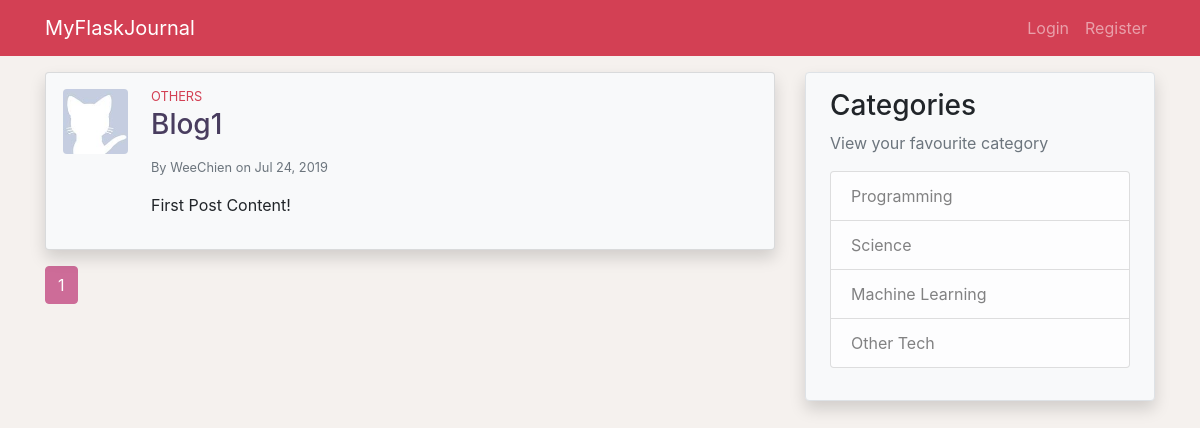
Page /home on the earlier database version.
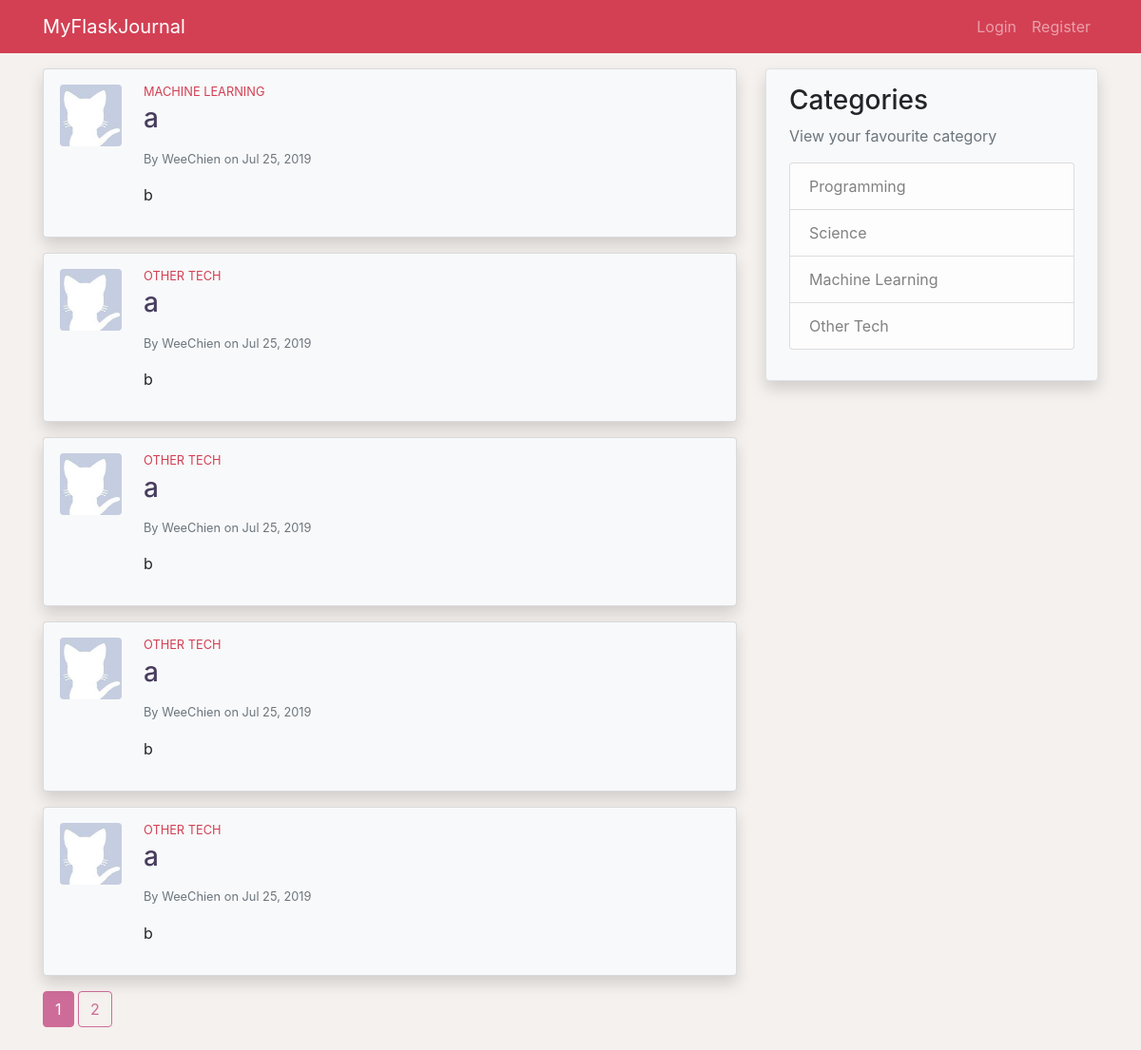
Same page on the later database version.
### application/models.py (models this page shows, shortened)
class Post(db.Model):
    id = db.Column(db.Integer, primary_key=True)
    title = db.Column(db.String(100), nullable=False)
    date_posted = db.Column(db.DateTime, nullable=False,
                            default=datetime.utcnow)
    content = db.Column(db.Text, nullable=False)
    category = db.Column(db.String(100), nullable=False)
    user_id = db.Column(db.Integer, db.ForeignKey('user.id'), nullable=False)

class User(db.Model, UserMixin):
    id = db.Column(db.Integer, primary_key=True)
    username = db.Column(db.String(20), unique=True, nullable=False)
    email = db.Column(db.String(120), unique=True, nullable=False)
    image_file = db.Column(db.String(20), nullable=False,
                           default='default.jpg')
    password = db.Column(db.String(60), nullable=False)
    posts = db.relationship('Post', backref='author', lazy=True)

### application/main/routes.py (the view)
@main.route('/')
@main.route('/home')
def index():
    page = request.args.get('page', 1, type=int)
    posts = Post.query.order_by(
        Post.date_posted.desc()).paginate(page=page, per_page=5)
    return render_template('index.html', title='Home', posts=posts)

### application/templates/index.html (shortened to what this page needs)
{% extends 'layout.html' %}
{% block content %}
    {% for post in posts.items %}
        <div class="card mb-3 p-3 shadow bg-light">
            <div class="row">
                <div class="ml-3 mb-3 pr-2">
                    <img src="{{ url_for('static', filename='profile_pics/' + post.author.image_file) }}" class="post-img rounded mx-md-auto d-block">
                </div>
                <div class="col">
                    <h6 class="post-category mb-1 small">
                    </h6>
                    <h3 class="post-title mb-3">
                        <a class="clean-a" href="{{ url_for('posts.post', post_id=post.id) }}">{{ post.title }}</a>
                    </h3>
                    <div class="text-muted small mb-3">
                        By <a class="clean-a" href="{{ url_for('users.user_posts', username=post.author.username) }}">{{ post.author.username }}</a>
                        on {{ post.date_posted.strftime('%b %d, %Y')}}
                    </div>
                    <p class="post-content">{{ post.content }}</p>
                </div>
            </div>
        </div>
    {% endfor %}
    {% for page_num in posts.iter_pages(left_edge=1, right_edge=1, left_current=1, right_current=2) %}
        {% if page_num %}
            {% if page_num == posts.page %}
                <a href="{{ url_for('main.index', page=page_num) }}" class="btn btn-info mb-4">{{ page_num }}</a>
            {% else %}
                <a href="{{ url_for('main.index', page=page_num) }}" class="btn btn-outline-info mb-4">{{ page_num }}</a>
            {% endif %}
        {% else %}
            ...
        {% endif %}
    {% endfor %}
{% endblock %}

### application/templates/layout.html (shortened to what this page needs)
<!DOCTYPE html>
<html lang="en">
<head>
    <link rel="stylesheet" href="https://stackpath.bootstrapcdn.com/bootstrap/4.3.1/css/bootstrap.min.css"
>
    <link rel="stylesheet" href="{{ url_for('static', filename='style.css') }}">
</head>
<body>
    <header>
        <nav class="navbar navbar-expand-lg navbar-dark sticky-top mb-3">
            <div class="container">
                <a class="navbar-brand" href="{{ url_for('main.index') }}">MyFlaskJournal</a>
                <div class="collapse navbar-collapse" id="navbarNav">
                    <ul class="navbar-nav ml-auto">
                        {% if current_user.is_authenticated %}
                            <li class="nav-item">
                                <a class="nav-link" href="{{ url_for('posts.new_post') }}">New Post</a>
                            </li>
                            <li class="nav-item">
                                <a class="nav-link" href="{{ url_for('users.account') }}">Account</a>
                            </li>
                            <li class="nav-item active">
                                <a class="nav-link" href="{{ url_for('users.logout') }}">Logout</a>
                            </li>
                        {% else %}
                            <li class="nav-item">
                                <a class="nav-link" href="{{ url_for('users.login') }}">Login</a>
                            </li>
                            <li class="nav-item">
                                <a class="nav-link" href="{{ url_for('users.register') }}">Register</a>
                            </li>
                        {% endif %}
                    </ul>
                </div>
            </div>
        </nav>
    </header>
    <main role="main" class="container">
        <div class="row">
            <div class="col-md-8">
                {% block content %}{% endblock %}
            </div>
            <div class="col-md-4">
                <div class="rounded bg-light shadow px-4 py-3 border">
                    <h3>Categories</h3>
                    <p class='text-muted'>View your favourite category
                        <ul class="list-group">
                            <li class="list-group-item list-group-item-light">Programming</li>
                            <li class="list-group-item list-group-item-light">Science</li>
                            <li class="list-group-item list-group-item-light">Machine Learning</li>
                            <li class="list-group-item list-group-item-light">Other Tech</li>
                        </ul>
                    </p>
                </div>
            </div>
        </div>
    </main>
</body>
</html>

### application/static/style.css (style rules this page uses)
body { background-color: #F5F1EE; }
.navbar { background-color: #D34054; }
.post-img { height: 65px; width: 65px; }
.post-title { color: #493D5F; }
.post-category { color: #D34054; }
.post-content { white-space: pre-line; }
.clean-a { color: inherit; }
.btn-outline-info { color: #CD6C98; border-color: #CD6C98; }
.btn-info { background-color: #CD6C98; border-color: #CD6C98; }

Differences in the rows shown:
no longer on this page (row edited): Post: image_file (placeholder picture), category "OTHERS", title "Blog1", author.username "WeeChien", date_posted "Jul 24, 2019", content "First Post Content!"
added Post: image_file (placeholder picture), category "MACHINE LEARNING", title "a", author.username "WeeChien", date_posted "Jul 25, 2019", content "b"
added Post: image_file (placeholder picture), category "OTHER TECH", title "a", author.username "WeeChien", date_posted "Jul 25, 2019", content "b"
added Post: image_file (placeholder picture), category "OTHER TECH", title "a", author.username "WeeChien", date_posted "Jul 25, 2019", content "b"
added Post: image_file (placeholder picture), category "OTHER TECH", title "a", author.username "WeeChien", date_posted "Jul 25, 2019", content "b"
added Post: image_file (placeholder picture), category "OTHER TECH", title "a", author.username "WeeChien", date_posted "Jul 25, 2019", content "b"
Other differences:
new list line: "2"
